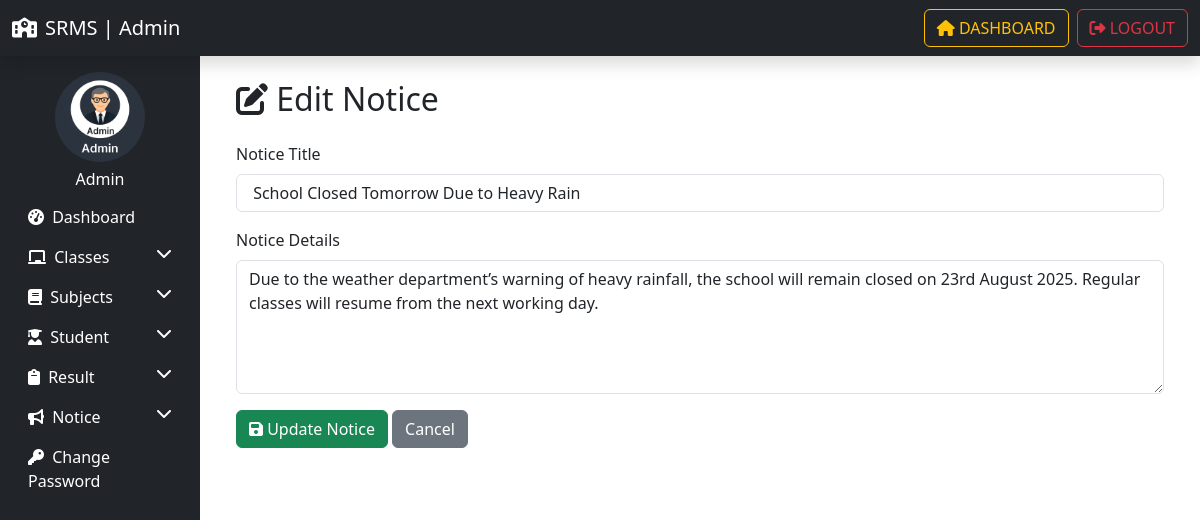
The page /edit_notice/8 (signed in) on the database its author committed.
### resultapp/models.py (models this page shows, shortened)
class Notice(models.Model):
    title=models.CharField(max_length=100)
    detail=models.TextField()
    posting_date=models.DateTimeField(auto_now_add=True)
    updation_date=models.DateTimeField(auto_now=True)

### resultapp/views.py (the view, shortened to what this page needs)
# urls.py: path('edit_notice/<int:notice_id>', edit_notice, name='edit_notice'),
@login_required
def edit_notice(request, notice_id):
    notice = get_object_or_404(Notice, id=notice_id)
    return render(request, "edit_notice.html", {"notice": notice})

### resultapp/templates/edit_notice.html (shortened to what this page needs)
{% extends "admin_base.html" %}
{% load static %}
{% block content %}
<div class="container">
  <h2 class="mb-4"><i class="fas fa-edit"></i> Edit Notice</h2>
  <form method="POST">
    <div class="mb-3">
      <label for="title" class="form-label">Notice Title</label>
      <input type="text" id="title" name="title" class="form-control"
             value="{{ notice.title }}" required>
    </div>
    <div class="mb-3">
      <label for="detail" class="form-label">Notice Details</label>
      <textarea id="detail" name="detail" class="form-control" rows="5" required>{{ notice.detail }}</textarea>
    </div>
    <button type="submit" class="btn btn-success">
      <i class="fas fa-save"></i> Update Notice
    </button>
    <a href="{% url 'manage_notice' %}" class="btn btn-secondary">
      Cancel
    </a>
  </form>
</div>
{% endblock content %}

### rows shown on the page
Notice: title "School Closed Tomorrow Due to Heavy Rain", detail "Due to the weather department’s warning of heavy rainfall, the school will remain closed on 23rd August 2025. Regular classes will resume from the next working day."
